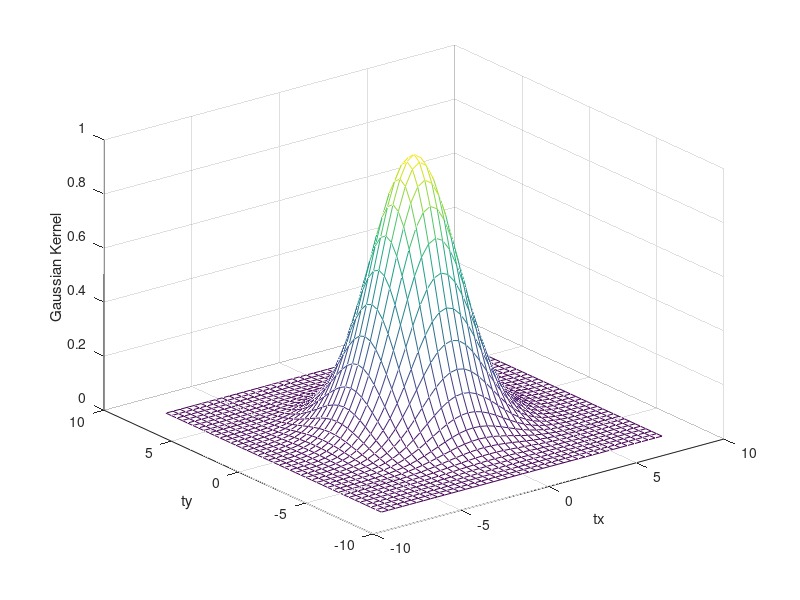

Source code (MATLAB):
clear;clc;
tx = ty = linspace (-8, 8, 41)';
[xx, yy] = meshgrid (tx, ty);
sigma = 2;
tz = exp(-(xx.^2 + yy.^2)/ (2 * sigma^2));
mesh (tx, ty, tz);
xlabel ("tx");
ylabel ("ty");
zlabel ("Gaussian Kernel");